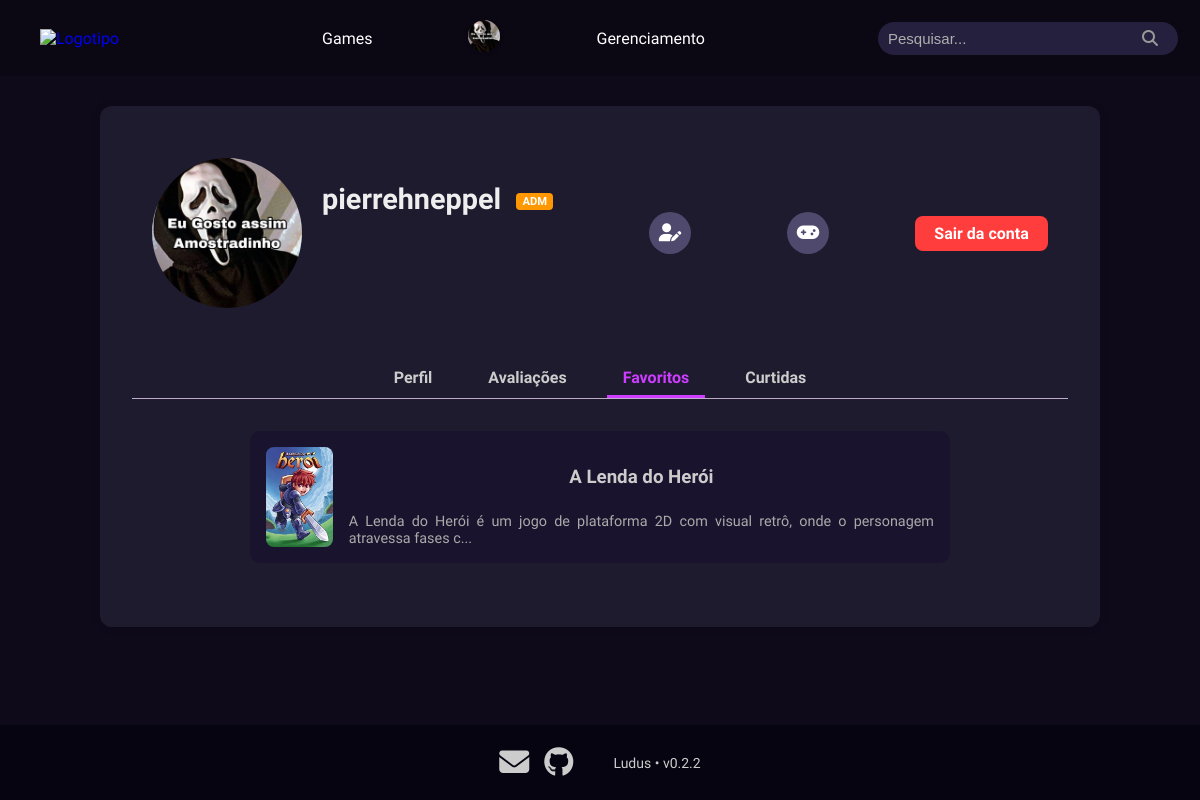
Screenshot of /Site/perfil_favoritos.php (signed in) with the database file from the repository.
### tables this page shows
CREATE TABLE `usuario` (
  `id` int NOT NULL AUTO_INCREMENT,
  `nome` varchar(30) NOT NULL,
  `email` varchar(100) NOT NULL,
  `tipo` enum('jogador','desenvolvedor','administrador') NOT NULL,
  `senha` varchar(255) NOT NULL,
  `foto_perfil` varchar(255) DEFAULT 'img/usuarios/default.png',
  `data_cadastro` datetime DEFAULT CURRENT_TIMESTAMP,
  PRIMARY KEY (`id`),
  UNIQUE KEY `nome` (`nome`),
  UNIQUE KEY `email` (`email`)
);

CREATE TABLE `jogo` (
  `id` int NOT NULL AUTO_INCREMENT,
  `nome` varchar(100) NOT NULL,
  `estudio` varchar(100) DEFAULT NULL,
  `desenvolvedor` varchar(100) DEFAULT NULL,
  `descricao` text,
  `imagem` varchar(255) DEFAULT 'img/jogos/default.png',
  `data_lancamento` date DEFAULT NULL,
  `id_usuario` int NOT NULL,
  PRIMARY KEY (`id`),
  KEY `fk_jogo_usuario` (`id_usuario`),
  CONSTRAINT `fk_jogo_usuario` FOREIGN KEY (`id_usuario`) REFERENCES `usuario` (`id`)
);

### Site/perfil_favoritos.php (the view, shortened to what this page needs)
<?php
require_once("config.php");
$id_usuario = $_SESSION['id_usuario'];
$stmt = $mysqli->prepare("SELECT nome, foto_perfil, tipo FROM usuario WHERE id = ?");
$stmt->bind_param("i", $_SESSION['id_usuario']);
$stmt->execute();
$resultado = $stmt->get_result();
$usuario = $resultado->fetch_assoc();
$nomeUsuario = $usuario['nome'];
$foto_perfilPerfil = $usuario['foto_perfil'] ?: 'img/usuarios/default.png';
$tipoUsuario = $usuario['tipo'];
$favoritosStmt = $mysqli->prepare("
  SELECT j.id AS id_jogo, j.nome AS nome_jogo, j.imagem AS imagem_jogo, j.descricao
  FROM usuario_favorita_jogo uf
  JOIN jogo j ON uf.id_jogo = j.id
  WHERE uf.id_usuario = ?
");
$favoritosStmt->bind_param("i", $id_usuario);
$favoritosStmt->execute();
$favoritos = $favoritosStmt->get_result();
?>
<!DOCTYPE html>
<html lang="pt-BR">
<head>
  <link rel="stylesheet" href="./css/style.css">
  <link rel="stylesheet" href="./css/perfil.css">
  <link rel="stylesheet" href="https://cdnjs.cloudflare.com/ajax/libs/font-awesome/6.5.0/css/all.min.css">
</head>
<body>
  <main class="perfil-container">
    <section class="perfil-top">
      <div class="perfil-info">
        <img src="<?php echo htmlspecialchars($foto_perfilPerfil); ?>" alt="Foto de perfil" class="foto-perfil">
        <h1 class="perfil-nome">
          <?php echo htmlspecialchars($nomeUsuario); ?>
          <?php if ($tipoUsuario === 'desenvolvedor'): ?>
            <span class="badge dev">DEV</span>
          <?php elseif ($tipoUsuario === 'administrador'): ?>
            <span class="badge adm">ADM</span>
          <?php endif; ?>
        </h1>
      </div>
      <a href="editar_perfil.php" class="icon-link" title="Editar perfil"><i class="fa-solid fa-user-pen"></i></a>
      <?php if ($tipoUsuario === 'administrador' || $tipoUsuario === 'desenvolvedor'): ?>
        <a href="cadastro_jogo.php" class="icon-link" title="Cadastrar jogo">
          <i class="fa-solid fa-gamepad"></i>
        </a>
      <?php endif; ?>
      <a href="logout.php" class="btn-logout">Sair da conta</a>
    </section>
    <nav class="perfil-nav">
      <a href="perfil.php">Perfil</a>
      <a href="perfil_avaliacoes.php">Avaliações</a>
      <a href="perfil_favoritos.php" class="ativo">Favoritos</a>
      <a href="perfil_curtidas.php">Curtidas</a>
    </nav>
    <section class="recentes">
      <div class="avaliacoes-recentes">
        <?php if ($favoritos->num_rows > 0): ?>
          <?php while ($row = $favoritos->fetch_assoc()): ?>
            <a href="dashboard.php?id=<?php echo $row['id_jogo']; ?>" class="avaliacao-link">
              <div class="avaliacao">
                <img src="<?php echo htmlspecialchars($row['imagem_jogo']); ?>" alt="<?php echo htmlspecialchars($row['nome_jogo']); ?>">
                <div class="avaliacao-info">
                  <h3><?php echo htmlspecialchars($row['nome_jogo']); ?></h3>
                  <p><?php echo htmlspecialchars(mb_strimwidth($row['descricao'], 0, 100, "...")); ?></p>
                </div>
              </div>
            </a>
          <?php endwhile; ?>
        <?php else: ?>
          <p style="color: #888; text-align: center;">Você ainda não favoritou nenhum jogo.</p>
        <?php endif; ?>
      </div>
    </section>
  </main>
  <?php include __DIR__ . '/footers/footer.php'; ?>
</body>
</html>

### Site/css/style.css (style rules this page uses)
html { margin: 0; padding: 0; }
* { box-sizing: border-box; }
html { height: 100%; min-height: 100%; }
body { margin: 0; padding: 0; font-family: 'comfortaa', sans-serif; background-color: #0e0a1a; color: #d9d9d9; display: flex; flex-direction: column; min-height: 100vh; }
main { background-color: #0b0619; }
nav { display: flex; align-items: center; gap: 80px; }
nav a { color: #d9d9d9; text-decoration: none; }
a:not(.a-Button) { transition: color 0.3s ease; }
span { color: #ccc; }
.avaliacao { background-color: #1f1b2e; padding: 1rem; border-radius: 10px; margin-top: 1rem; }

### Site/css/perfil.css (style rules this page uses)
a { text-decoration: none; }
.perfil-container { width: 100%; max-width: 1000px; min-height: 500px; margin: 30px auto; padding: 2rem; background-color: #1f1b2e; border-radius: 12px; box-shadow: 0 0 10px rgba(0, 0, 0, 0.1); }
.perfil-top { display: flex; align-items: center; justify-content: space-between; flex-wrap: wrap; gap: 1rem; padding-bottom: 1rem; padding: 20px; }
.perfil-info { display: flex; }
.perfil-top img.foto-perfil { width: 150px; height: 150px; object-fit: cover; border-radius: 50%; }
.perfil-nome { flex-grow: 1; font-size: 1.8rem; font-weight: 600; color: #eee; margin-left: 20px; }
.badge { display: inline-block; font-size: 0.7rem; font-weight: bold; color: white; padding: 2px 6px; border-radius: 4px; margin-left: 8px; vertical-align: middle; }
.badge.adm { background-color: #ff9800; }
.btn-logout { background-color: #ff3d3d; color: #fff; padding: 0.5rem 1.2rem; border: none; border-radius: 8px; font-weight: bold; cursor: pointer; transition: background-color 0.2s ease; }
.icon-link { display: inline-flex; align-items: center; justify-content: center; width: 42px; height: 42px; border-radius: 50%; background: #4f4a6d; color: #fff; text-decoration: none; margin-left: 10px; font-size: 18px; transition: all 0.3s ease-in-out; }
.perfil-nav { display: flex; justify-content: center; gap: 1.5rem; margin: 2rem 0 1rem; border-bottom: 1px solid #bfa9c9; }
.perfil-nav a { text-decoration: none; color: #ccc; padding: 0.5rem 1rem; font-weight: bold; border-bottom: 3px solid transparent; transition: all 0.3s ease; }
.perfil-nav a:hover, .perfil-nav a.ativo { color: #cd3dff; border-color: #cd3dff; }
.recentes { margin-top: 2rem; text-align: center; font-size: 1rem; color: #666; }
.avaliacao { display: flex; align-items: flex-start; gap: 1rem; margin-left: auto; margin-right: auto; margin-bottom: 2rem; background-color: #1a132d; padding: 1rem; border-radius: 10px; max-width: 700px; transition: transform 0.2s ease, background-color 0.2s ease; }
.avaliacao p { text-align :justify; }
.avaliacao img { width: 70px; height: 100px; border-radius: 8px; object-fit: cover; }
.avaliacao-info { display: flex; flex-direction: column; gap: 0.4rem; color: #ccc; }
.avaliacao-info p { margin: 0; font-size: 0.9rem; color: #aaa; }

### rows the page displays
usuario: foto_perfil (picture), nome "pierrehneppel"
jogo: imagem (picture), nome "A Lenda do Herói", descricao "A Lenda do Herói é um jogo de plataforma 2D com visual retrô, onde o personagem atravessa fases c..."

### other values shown
$version "v0.2.2"
